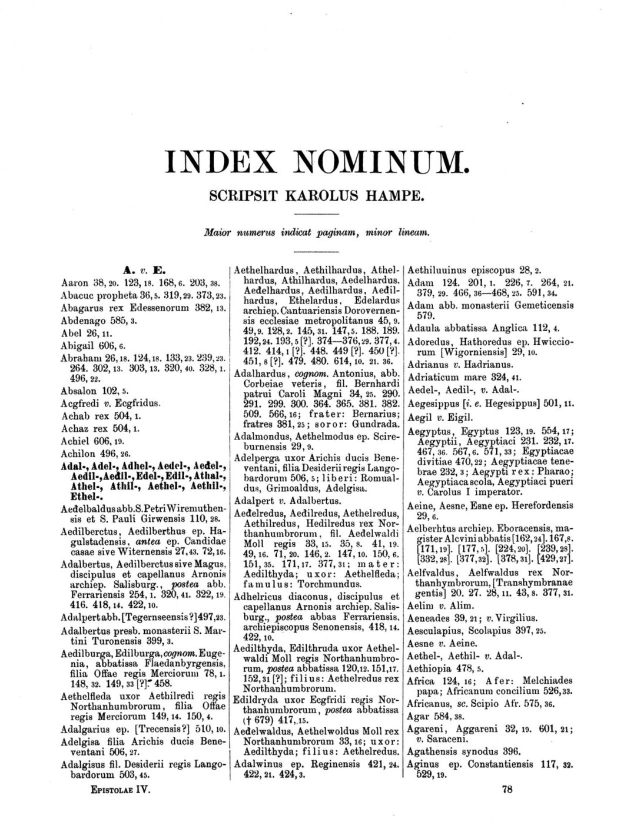
#> input picture tests/01_index/img/img.jpeg, 1243 x 1664 px (shown at 1/2 size)
$ python 01_boxes.py
#> lines starting #> are read from the running program, lines starting #| are printed output that depends on the picture; after the words box and inside, x2 and y2 are one past the last pixel; in counts of white or black regions, pixels touching at a corner belong together
### include/boxes_img.py
from include.img_process_gray import img_process_gray
from include.img_process_rgb import img_process_rgb
from include.img_process import img_process
from include.ocr import ocr
from img_process.utility import check_img, get_size, rgb_img
from img_process.contour import get_contours, sort_contours
from utility.utility import get_options
from ocr.save_text import save_text
import numpy as np
import cv2
import copy

class boxes_img:
    def __init__(self,
                img: img_process| np.ndarray | str,
                thresh_px: int = 0,
                kernel: np.ndarray = np.ones(shape=(2, 30)),
                ksize: int = 9):
#> called with img = 'tests/01_index/img/img.jpeg', thresh_px = 0, kernel = array of shape (13, 3), ksize = 9
        if type(img) == img_process:
            img = img.img
        elif type(img) == str:
            img = cv2.imread(filename=img)
#> img is the input picture: shape (1664, 1243, 3); min 0, max 255, mean 232.9
            if img is None:
                raise ValueError(f"Error: The file at path '{img}' could not be loaded.")
        elif type(img) == np.ndarray:
            img = check_img(img)
        else:
            raise TypeError("Error: Input img must be img_process, np.ndarray or str")
        self.origin_img = img_process_rgb(img = rgb_img(img))
        self.marked_img = copy.deepcopy(self.origin_img)
        img = img_process_gray(img=img)
        img.contour_img(
            thresh_px=thresh_px,
            kernel=kernel,
            ksize=ksize)
#> in contour_img, `img = cv2.GaussianBlur(src=img, ksize=(ksize, ksize), sigmaX=0)`:
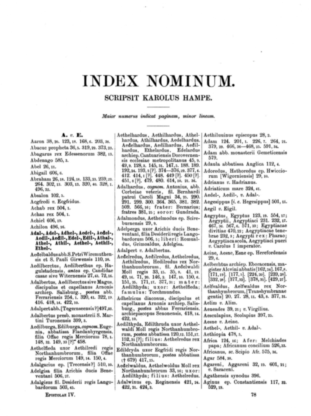
#> img: shape (1664, 1243) (shown at 1/4 size); min 4, max 255, mean 232.9
#> in edit, `return cv2.threshold( src=img, thresh=self.thresh_px, maxval=self.maxv..`:
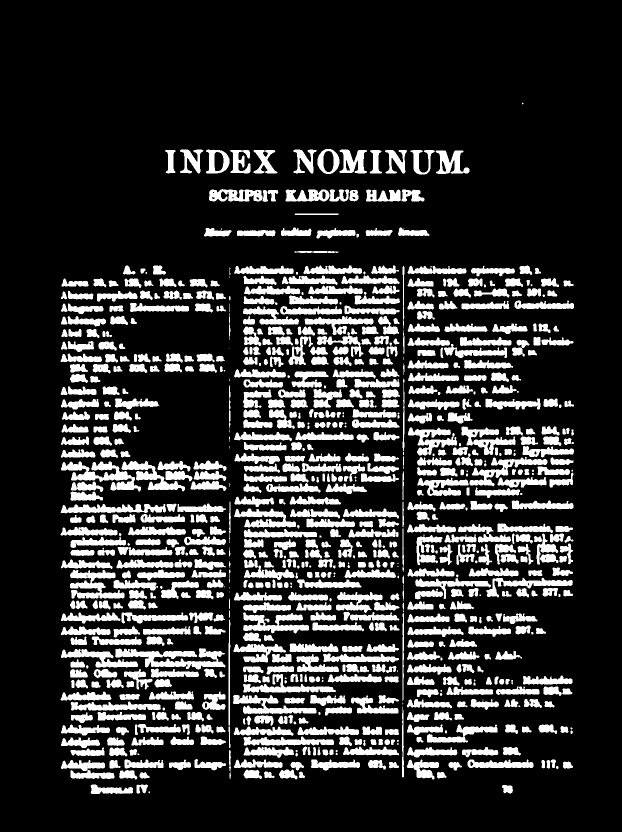
#> returned value: shape (1664, 1243) (shown at 1/2 size); 19.2% white; 854 white regions (69 under 20 px), largest, box (x1, y1, x2, y2) and area: (230, 1296, 451, 1339) 4508, (122, 923, 282, 983) 3777, (140, 1140, 249, 1197) 3139
#> in contour_img, `img = cv2.dilate(src=img, kernel=kernel, iterations=1)`:
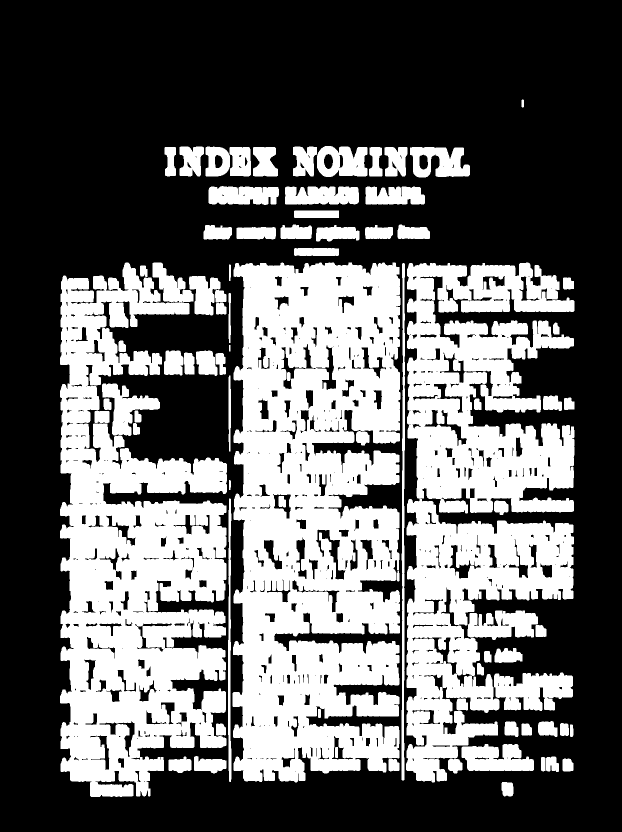
#> img: shape (1664, 1243) (shown at 1/2 size); 38.7% white; 80 white regions
        self.dilate_img = img
        self.all_boxes = get_contours(img=self.dilate_img.img)
#> in get_contours, `contours, hierarchy = cv2.findContours( image=img, mode=cv2.RETR_LIST,..`: contours = 665 contours, 249 with area under 20; largest, box (x1, y1, x2, y2) and area: (465, 525, 801, 1565) 294512, (120, 525, 454, 1594) 224344, (812, 525, 1149, 1565) 207338, (988, 1345, 1146, 1422) 8428, (923, 1488, 1068, 1542) 5812
#> self.all_boxes has the same summary as contours in get_contours
        self.boxes = []
        self.ls_text = []
        self.text = ''

    def select_boxes(
            self,
            min_w:int = 0,
            max_w:int|None = None,
            min_h:int = 0,
            max_h:int|None = None,
            ) -> None:
#> called with min_w = 20, min_h = 200
        min_w = get_size(size=min_w, maxval=self.marked_img.img.shape[1])
        min_h = get_size(size=min_h, maxval=self.marked_img.img.shape[0])
        max_w = get_size(size=max_w, maxval=self.marked_img.img.shape[1],default_size=self.marked_img.img.shape[1])
        max_h = get_size(size=max_h, maxval=self.marked_img.img.shape[0],default_size=self.marked_img.img.shape[0])
        self.all_boxes = get_contours(img=self.dilate_img.img)
        self.boxes = []
        for i in self.all_boxes:
            x, y, w, h = cv2.boundingRect(i)
            if ((w > min_w and h > min_h)
                and (w < max_w and h < max_h)):
                self.boxes.append(i)
#> this loop made 665 passes
#> (x, y, w, h) on passes 1 to 3: (1003, 1564, 24, 29), (287, 1562, 4, 3), (190, 1561, 4, 3)
#> after the loop, self.boxes = 3 contours; box (x1, y1, x2, y2) and area: (465, 525, 801, 1565) 294512, (120, 525, 454, 1594) 224344, (812, 525, 1149, 1565) 207338

    def sort_boxes(self, reverse: bool = False, method: int = 4)->None:
        self.boxes = sort_contours(contour=self.boxes, reverse=reverse, method=method)

    def show_boxes(self,
            rgb:list[int]|int|None = None, title:str="boxes_img.show_boxes()"
            ) -> None:
#> called with rgb = 255, title = 'marked image'
        self.marked_img = copy.deepcopy(self.origin_img)
        for i in self.boxes:
            x, y, w, h = cv2.boundingRect(i)
            self.marked_img.rectangle(rgb=rgb,x=x, y=y, w=w, h=h)
#> this loop made 3 passes
#> (x, w, h) on passes 1 to 3: (812, 337, 1040), (465, 336, 1040), (120, 334, 1069)
#> pass 2, in rectangle (call 2), `self.img = rectangle(img = self.img, rgb=rgb, x=x, y=y, w=w, h=h)`:
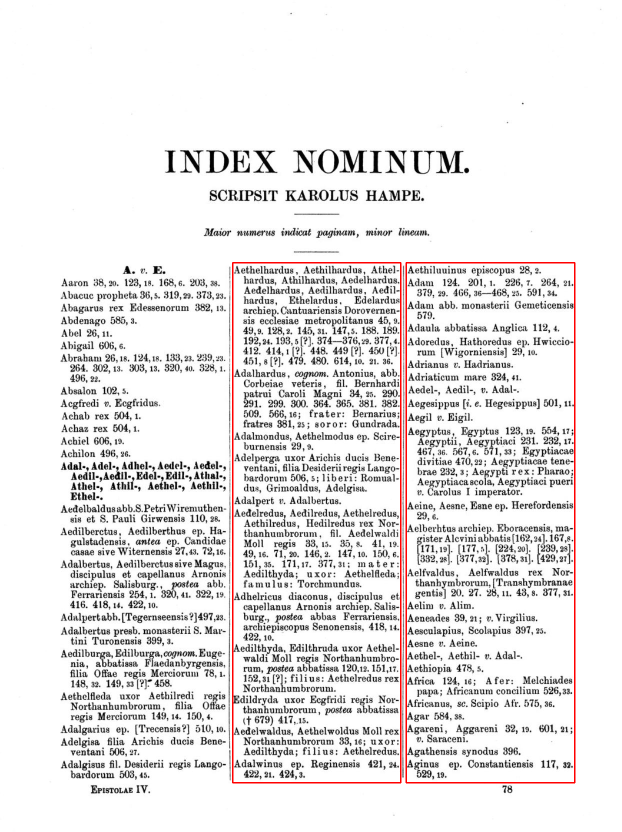
#> self.img: shape (1664, 1243, 3) (shown at 1/2 size); mean of channels 0, 1, 2 230.9, 230.9, 232.9; drawn as B, G, R
#> pass 3, in rectangle (call 3), `self.img = rectangle(img = self.img, rgb=rgb, x=x, y=y, w=w, h=h)`:
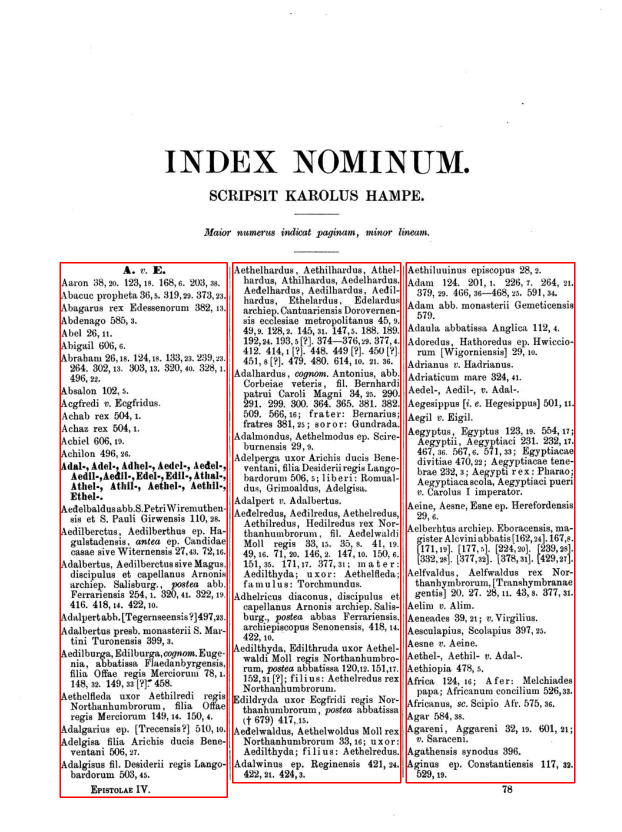
#> self.img: shape (1664, 1243, 3) (shown at 1/2 size); 0.41% of pixels changed, all inside (x1, y1, x2, y2) = (119, 524, 456, 1596); drawn as B, G, R
        self.marked_img.show(title=title)

    # [25 lines left out: function get_imgs, not called in this run]

    def save_boxes(self,path: list[str] | str = ["img_out", "img_out", "jpg"]) -> None:
#> called with path = 'boxes_img'
        count = 0
        if isinstance(path, str):
            path = ["img_out", path, "jpg"]
        for i in self.boxes:
            x, y, w, h = cv2.boundingRect(i)
            out_img = self.origin_img.img[y:y + h, x:x + w]
            out_img = img_process_rgb(img = out_img)
            count_stars = str(count)
            if count < 10:
                count_stars = '0' + count_stars
            out_img.save_img(path=[path[0], path[1]+"_" + count_stars, path[2]])
            count += 1
#> this loop made 1 pass
#> (x, y, w, h, count_stars) on pass 1: (812, 525, 337, 1040, '00')
#> pass 1, in save_boxes, `out_img = self.origin_img.img[y:y + h, x:x + w]`:
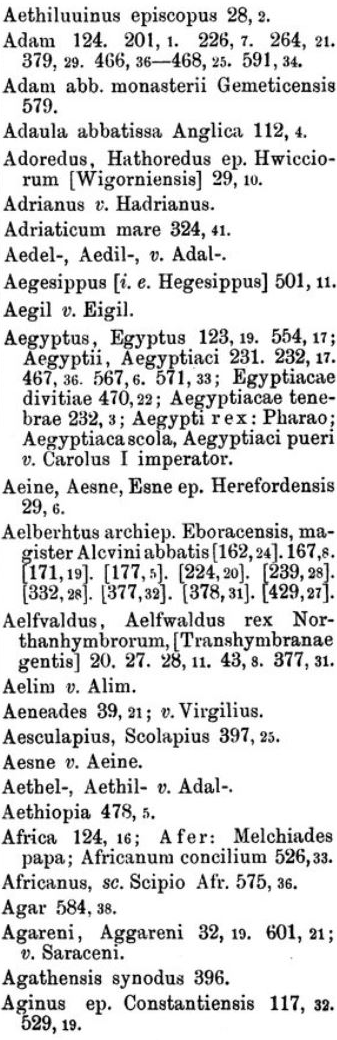
#> out_img: shape (1040, 337, 3); min 0, max 255, mean 219.9
#> after the loop, count = 0

    # [16 lines left out: function update_dilate_img, not called in this run]

### img_process/utility.py
import cv2
import numpy as np

def invert_img(img: np.ndarray) -> np.ndarray:
    return cv2.bitwise_not(src=img)

def u_odd(n: int) -> int:
    n = int(n)
    if n < 3:
        return 3
    else:
        if n % 2 == 1:
            return n
        else:
            return n + 1

def set_px(n: int) -> int:
    if n < 0:
        return 0
    elif n > 255:
        return 255
    else:
        return n

def get_size(
    size: int | None, maxval: int | None = None, default_size: int = 0
) -> int:
    if type(size) == int:
        if maxval == None:
            maxval = size
        if size < 0:
            return 0
        elif size > maxval:
            return maxval
        else:
            return size
    else:
        return default_size

def gray_img(img: np.ndarray) -> np.ndarray:
    if len(img.shape) == 3:
        return cv2.cvtColor(src=img, code=cv2.COLOR_RGB2GRAY)
    elif len(img.shape) == 2:
        return np.copy(img)
    else:
        raise ValueError("Error: Invalid NumPy array. len(img.shape) must be 2 or 3.")

def rgb_img(img: np.ndarray) -> np.ndarray:
    if len(img.shape) == 3:
        return np.copy(img)
    elif len(img.shape) == 2:
        return cv2.cvtColor(src=img, code=cv2.COLOR_GRAY2RGB)
    else:
        raise ValueError("Error: Invalid NumPy array. len(img.shape) must be 2 or 3.")

def check_img(img: np.ndarray) -> np.ndarray:
    if len(img.shape) in [2,3]:
        return img
    else:
        raise ValueError("Error: Invalid NumPy array. len(img.shape) must be 2 or 3.")

def get_rgb(rgb:list[int]|int) -> list[int]:
    if isinstance(rgb, int):
        return [0, 0, set_px(rgb)]
    else:
        if len(rgb) == 0:
            return [0, 0, 255]
        if len(rgb) == 1:
            return [0, 0, set_px(rgb[0])]
        if len(rgb) == 2:
            return [0, set_px(rgb[1]), set_px(rgb[0])]
        else:
            return [set_px(rgb[2]), set_px(rgb[1]), set_px(rgb[1])]

"""
Reference
1. Tesseract OCR Tutorial
* https://nanonets.com/blog/ocr-with-tesseract/
2. How to Open an Image in Python with PIL
* https://youtu.be/UxYJxcdLrs0?si=biuELY46TWTwhqvX

"""

### img_process/contour.py
import cv2
import numpy as np
from img_process.utility import u_odd
from utility.utility import get_options
from img_process.threshold import threshold

def get_contours(img: np.ndarray) -> tuple:
    contours, hierarchy = cv2.findContours(
        image=img,
        mode=cv2.RETR_LIST,
        method=cv2.CHAIN_APPROX_SIMPLE
    )
    return contours

def contour_img(
    img: np.ndarray,
    thresh_px: int = 0,
    kernel: np.ndarray = np.ones(shape=(2, 30)),
    ksize: int = 9,
) -> np.ndarray:
    ksize = u_odd(n=ksize)
    img = cv2.GaussianBlur(src=img, ksize=(ksize, ksize), sigmaX=0)
    transformation = threshold(
        method=cv2.THRESH_BINARY_INV + cv2.THRESH_OTSU,
        thresh_px=thresh_px,
        maxval=255)
    img=transformation.edit(img=img)
    img = cv2.dilate(src=img, kernel=kernel, iterations=1)
    return img


def sort_contours(
    contour: list | tuple, reverse: bool = False, method: int = 4
) -> list:
    message = """
-------------------------------------------------------------------------------------------
img_process/contour.py/def sort_contours

def sort_contours(
    contour: list | tuple,
    reverse: bool = False,
    method: int = 4
) -> list:
# This function sort the `contour` list or tuple, based on `method` option.

available `method` options
-   0 = x
-   1 = y
-   2 = width
-   3 = height
-   4 = size
-------------------------------------------------------------------------------------------
    """
    method = get_options(
        input=method, input_options=[4, 0, 1, 2, 3], message=message
    )
    if method in [0, 1, 2, 3]:
        return sorted(
            contour,
            key=lambda x: cv2.boundingRect(array=x)[method],
            reverse=reverse,
        )
    return sorted(
        contour,
        key=lambda x: cv2.contourArea(contour=x),
        reverse=reverse,
    )

### img_process/threshold.py
import cv2
import numpy as np
from img_process.utility import set_px, u_odd, gray_img
from utility.utility import get_options

message = """
-------------------------------------------------------------------------------------------
img_process/threshold.py/class threshold

class threshold:
    def __init__(
        self,
        method: int = cv2.THRESH_BINARY + cv2.THRESH_OTSU,
        thresh_px: int = 0,
        maxval: int = 255,
    ):
        ...
    def edit(self, img: np.ndarray) -> np.ndarray:
        ...
# This code create `new_img` based on threshold's attribute value, `img` and `method` options
new_img = threshold(...).edit(img = img)

available `method` options
-	cv2.THRESH_BINARY       (0)
-	cv2.THRESH_BINARY_INV   (1)
-	cv2.THRESH_TRUNC        (2)
-	cv2.THRESH_TOZERO       (3)
-	cv2.THRESH_TOZERO_INV   (4)
-   cv2.THRESH_OTSU         (8)
-------------------------------------------------------------------------------------------
-------------------------------------------------------------------------------------------
img_process/threshold.py/class threshold_adapt

class threshold_adapt:
    def __init__(
        self,
        method: int = cv2.THRESH_BINARY,
        adaptive_method: int = cv2.ADAPTIVE_THRESH_MEAN_C,
        ksize: int = 11,
        constant: int = 2,
        maxval: int = 255,
    ):
        ...

    def edit(self, img: np.ndarray) -> np.ndarray:
        ...
# This code create `new_img` based on threshold's attribute value, `img` and `adaptive_method` options
new_img = threshold_adapt(...).edit(img = img)

available `adaptive_method` options
-	cv2.ADAPTIVE_THRESH_MEAN_C      (0)
-   cv2.ADAPTIVE_THRESH_GAUSSIAN_C  (1)
-------------------------------------------------------------------------------------------
-------------------------------------------------------------------------------------------
THRESH MODE IN CV
1.  cv2.THRESH_BINARY (0)
-   if px > thresh then px = maxval else px = 0
2.	cv2.THRESH_BINARY_INV (1)
-	if px < thresh then px = maxval else px = 0
3.	cv2.THRESH_TRUNC (2)
-	if px > thresh then px = thresh else px = px
4.	cv2.THRESH_TOZERO (3)
-	if px > thresh then px = px else px = 0
5.	cv2.THRESH_TOZERO_INV (4)
-	if px < thresh then px = px else px = 0
6.	cv2.ADAPTIVE_THRESH_MEAN_C (0)
-	Calculating the mean value of the surround pixels within the square ksize (width=ksize) and use that mean value as the thresh
7.	cv2.ADAPTIVE_THRESH_GAUSSIAN_C (1)
-	Calculating the "Gaussian" value of the surround pixels within the square ksize (width=ksize) and use that mean value as the thresh
8.	cv2.THRESH_OTSU (8)
-	Consider an image with only two distinct image values (bimodal image),
-	where the histogram would only consist of two peaks.
-	A good threshold would be in the middle of those two values.
-	Similarly, Otsu's method determines an optimal global threshold value from the image histogram.
-	Limitation of Otsu Method
-	1. If object ksize is much smaller compared to background ksize
-	2. Image is very noisy
-	3. Image contains ksize with different discrete intensities
-	https://youtu.be/jUUkMaNuHP8?si=QnxBvTdVhQW3VTqR

Reference
*	https://docs.opencv.org/4.x/d7/d1b/group__imgproc__misc.html#ggaa9e58d2860d4afa658ef70a9b1115576ac7e89a5e95490116e7d2082b3096b2b8
-------------------------------------------------------------------------------------------
"""

class threshold:
    def __init__(
        self,
        method: int = cv2.THRESH_BINARY + cv2.THRESH_OTSU,
        thresh_px: int = 0,
        maxval: int = 255,
    ):
        self.method = method
        self.thresh_px = set_px(n=thresh_px)
        self.maxval = set_px(n=maxval)

    def edit(self, img: np.ndarray) -> np.ndarray:
        img = gray_img(img = img)
        return cv2.threshold(
            src=img, thresh=self.thresh_px, maxval=self.maxval, type=self.method
        )[1]

    def help() -> None:
        print(message)


class threshold_adapt:
    # [28 lines left out: functions __init__, edit, not called in this run]

    def help() -> None:
        print(message)

### img_process/drawing.py
import cv2
import numpy as np
from img_process.utility import get_rgb, check_img, set_px

def rectangle(img:np.ndarray, rgb:list[int]|int, x:int, y:int, h:int, w:int) -> np.ndarray:
    img = check_img(img=img)
    if img.shape == 2:
        if isinstance(rgb, int):
            rgb = set_px(n=rgb)
        else:
            rgb = set_px(n=rgb[0])
    else:
        rgb = get_rgb(rgb)
    return cv2.rectangle(img=img, pt1=(x, y), pt2=(x+w, y+h), color=rgb, thickness=2)

### include/img_process.py
import cv2
import numpy as np
from img_process.show import show, save_img
from img_process.zoom import remove_borders, zoom, create_borders, crop
from img_process.rotate import rotate
from img_process.drawing import rectangle
# https://www.reddit.com/r/vscode/comments/19eqplp/python_typing_issue_unsupported_operand_types_for/?rdt=43767
from typing import Self

class img_process:
    def __init__(self, img: any):
        self.img = img
    ########################################################################################################################################################
    # read img
    # img_process/show.py

    def show(self, title: str = "img_out") -> None:
        show(img=self.img, title=title)

    def save_img(
        self,
        path: list[str] | str = ["img_out", "img_out", "jpg"]
    ) -> None:
        save_img(img=self.img, path=path)

    def shape(self) -> tuple:
        return self.img.shape

    ########################################################################################################################################################
    # edit img
    # img_process/(zoom.py, rotate.py)

    def zoom(self, zooms: int = 1) -> None:
        self.img = zoom(img=self.img, zoom=zooms)

    def remove_borders(self) -> None:
        self.img = remove_borders(img=self.img)

    # [8 lines left out: function crop, not called in this run]

    def create_borders(self, size: int = 50) -> None:
        self.img = create_borders(img=self.img, size=size)

    def rotate(self, angle: int | None = None) -> None:
        self.img = rotate(img=self.img, angle=angle)

    ########################################################################################################################################################
    # img_process/color.py

    def rectangle(self, rgb:list[int]|int, x:int, y:int, h:int, w:int) -> None:
        self.img = rectangle(img = self.img, rgb=rgb, x=x, y=y, w=w, h=h)

### img_process/show.py
import cv2
import numpy as np
import os
from PIL import Image
from utility.utility import get_options

def show(img: np.ndarray, title: str = "img_out") -> None:
    # https://stackoverflow.com/questions/74546171/image-is-too-big-for-opencv-imshow-window-how-do-i-make-it-smaller
    # https://www.geeksforgeeks.org/python-opencv-resizewindow-function/
    cv2.namedWindow(winname=title, flags=cv2.WINDOW_NORMAL)
    cv2.resizeWindow(winname=title, width=500, height=600)
    cv2.imshow(winname=title, mat=img)
    cv2.waitKey(delay=0)
    cv2.destroyAllWindows()

def save_img(
    img: np.ndarray,
    path: list[str] | str = ["img_out", "img_out", "jpg"],
) -> None:
    # https://stackoverflow.com/questions/902761/saving-a-numpy-array-as-an-image
    if isinstance(path, list):
        if len(path) == 0:
            path = ["img_out", "img_out", "jpg"]
        if len(path) == 1:
            path = [path[0], "img_out", "jpg"]
        if len(path) == 2:
            path = [path[0], path[1], "jpg"]
    if isinstance(path, str):
        path = [path, "img_out", "jpg"]

    format_options = [
        "jpg",
        "jpeg",
        "png",
        "gif",
        "bmp",
        "tiff",
        "ppm",
        "ico",
        "psd"
    ]
    if '.' == path[2][0]:
        path[2][0] = path[2][0][1:]
    message = """
-------------------------------------------------------------------------------------------
img_process/show.py/def save

def save(
    img: np.ndarray,
    path: list[str] | str = ["img_out", "img_out", "jpg"],
) -> None:
# This function save the image
Note that
-   path[0] = folder_name
-   path[1] = file_name
-   path[2] = file_format

available file_format options
-   jpeg
-   png
-   gif
-   bmp
-   tiff
-   ppm
-   ico
-   psd
-------------------------------------------------------------------------------------------
"""
    path[2] = get_options(input=path[2], input_options=format_options, message=message)
#> (the run stopped early here; a loop or call above may not have finished)
